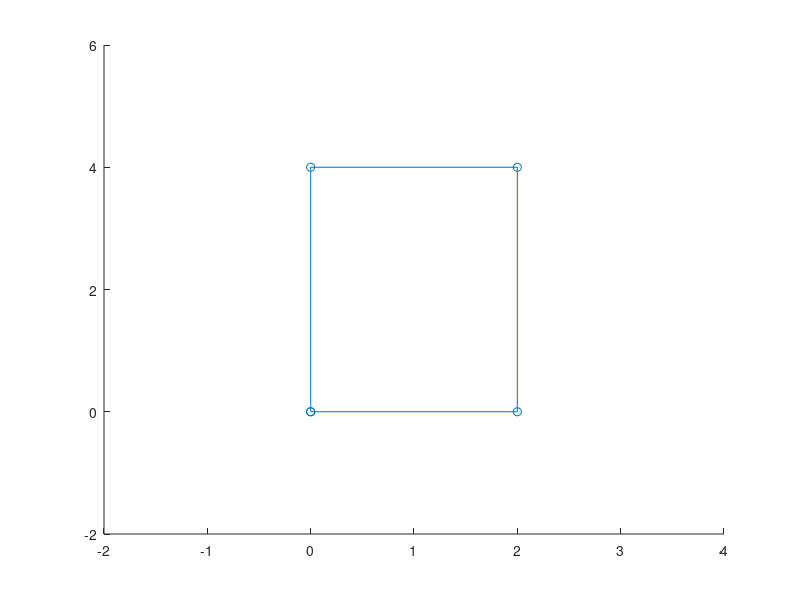

Source code (MATLAB): (Note: this script raises an error after producing the figure.)
%% Test cases for BoxVector Function 

V1 = [0, 0];
V2 = [2, 0];
V3 = [2, 4];
V4 = [0, 4];

Verticies = [V1; V2; V3; V4];
Verticies_P = [V1; V2; V3; V4; V1];

figure()
hold on
plot(Verticies_P(:,1), Verticies_P(:,2),'-o')

xlim([min(Verticies(:,1)) max(Verticies(:,1))] + [-2 2])
ylim([min(Verticies(:,2)) max(Verticies(:,2))] + [-2 2])

%%

[Box_x, Box_y] = BoxVector(Verticies, [2,2,2,2]);

figure()
plot([Box_x Box_x(1)],[Box_y Box_y(1)],'-o')

xlim([min(Box_x(:)) max(Box_x(:))] + [-2 2])
ylim([min(Box_y(:)) max(Box_y(:))] + [-2 2])

%%

[Box_x, Box_y] = BoxVector(Verticies, [3,3,3,3]);

figure()
plot([Box_x Box_x(1)],[Box_y Box_y(1)],'-o')

xlim([min(Box_x(:)) max(Box_x(:))] + [-2 2])
ylim([min(Box_y(:)) max(Box_y(:))] + [-2 2])

%%
[Box_x, Box_y] = BoxVector(Verticies, [5,5,5,5]);

figure()
plot([Box_x Box_x(1)],[Box_y Box_y(1)],'-o')

xlim([min(Box_x(:)) max(Box_x(:))] + [-2 2])
ylim([min(Box_y(:)) max(Box_y(:))] + [-2 2])

%%



[Box_x, Box_y] = BoxVector(Verticies, [5,2,5,8]);

figure()
plot([Box_x Box_x(1)],[Box_y Box_y(1)],'-o')

xlim([min(Box_x(:)) max(Box_x(:))] + [-2 2])
ylim([min(Box_y(:)) max(Box_y(:))] + [-2 2])

%%
V1 = [0, 0];
V2 = [2, 2];
V3 = [2, 4];
V4 = [0, 4];

Verticies = [V1; V2; V3; V4];
[Box_x, Box_y] = BoxVector(Verticies, [5,3,8,12]);

figure()
plot([Box_x Box_x(1)],[Box_y Box_y(1)],'-o')

xlim([min(Box_x(:)) max(Box_x(:))] + [-2 2])
ylim([min(Box_y(:)) max(Box_y(:))] + [-2 2])

%%

V1 = [0, 0];
V2 = [2, 2];
V3 = [3, 5];
V4 = [0, 4];

Verticies = [V1; V2; V3; V4];
[Box_x, Box_y] = BoxVector(Verticies, [5,3,8,12]);

figure()
plot([Box_x Box_x(1)],[Box_y Box_y(1)],'-o')

xlim([min(Box_x(:)) max(Box_x(:))] + [-2 2])
ylim([min(Box_y(:)) max(Box_y(:))] + [-2 2])

%% Test with function handle for s-vector

D_outer = Ly - d;

Ly = 45e-3;

D12 = 5e-3;
D23 = D12;
L1 = 2e-3;
L2 = 5e-3;
L3 = L1;

r_i = 3e-3;
r_o = 11e-3;

E2_V1 = [-L2/2, r_i];
E2_V2 = [L2/2, r_i];
E2_V3 = [L2/2, r_o];
E2_V4 = [-L2/2, r_o];
E2 = [E2_V1; E2_V2; E2_V3; E2_V4];
[E2_x, E2_y, s1_vec] = BoxVector(E2, [12 12 12 12], @(N) s_vec_lin(N,1,2));
l2 = length(E2_x);
assert(isequal(size(s1_vec),[1 l2]), 's_vec not the right length')

%%
[E2_x, E2_y, s1_vec] = BoxVector(E2, [2 2 2 2], @(N) s_vec_lin(N,1,2));
l2 = length(E2_x);
assert(isequal(s1_vec,[2 2 1 1]), 's_vec not correct (2 points per contour)')